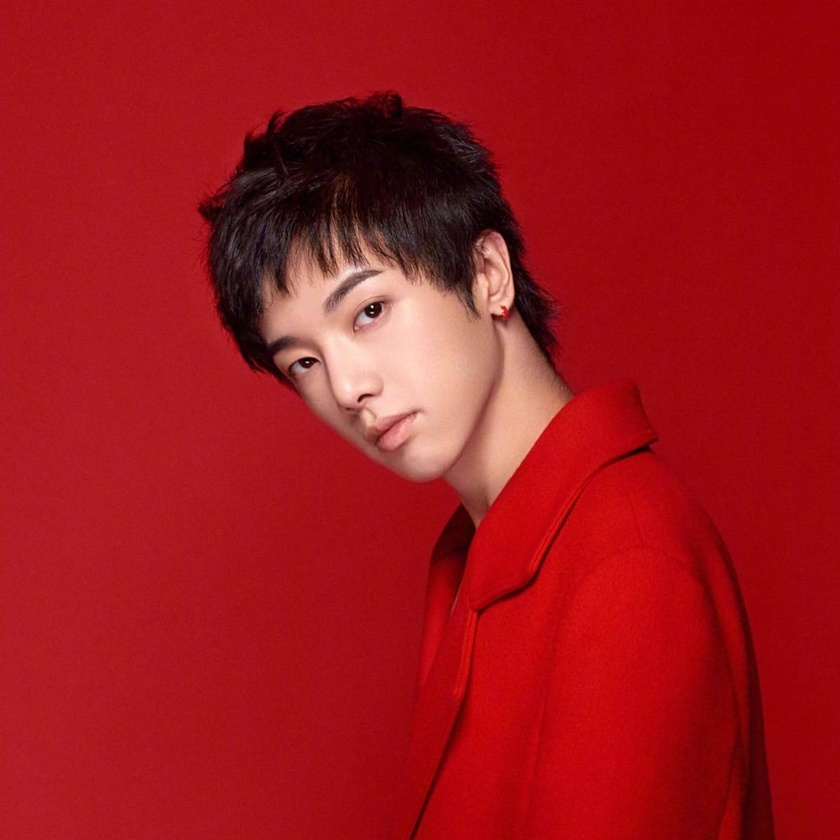
#> input picture python/maxresdefault.jpg, 840 x 840 px, shrunk from 1024 x 1024 before the run, found by its file name
$ python coontin.py
#> lines starting #> are read from the running program, lines starting #| are printed output that depends on the picture
import cv2
import numpy as np


# [24 lines left out: function dodgeNaive, not called in this run]


def dodgeV2(image, mask):
    return cv2.divide(image, 255 - mask, scale=256)


def burnV2(image, mask):
    return 255 - cv2.divide(255 - image, 255 - mask, scale=256)


# [19 lines left out: function rgb_to_sketch, not called in this run]

def rgb(src_image_name):
#> called with src_image_name = 'python/maxresdefault.jpg'
    if src_image_name:
        img_gray = cv2.imread(src_image_name, 0)
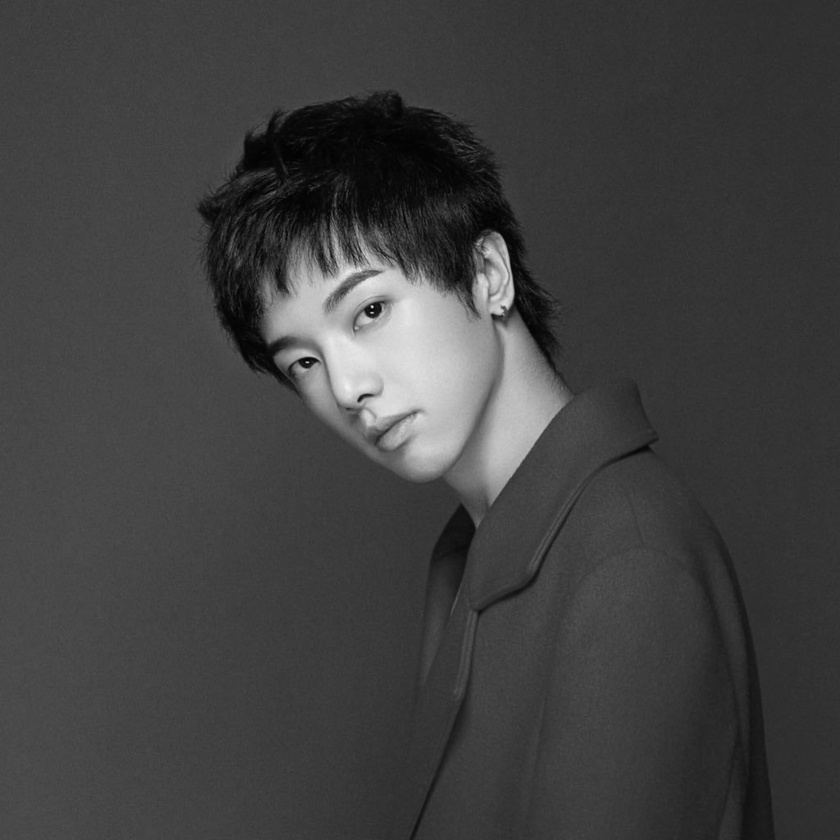
#> img_gray: shape (840, 840); min 0, max 242, mean 64.2
        img_blur = cv2.GaussianBlur(img_gray, ksize=(21, 21), sigmaX=0, sigmaY=0)
        img_blend = cv2.divide(img_gray, img_blur, scale=256)
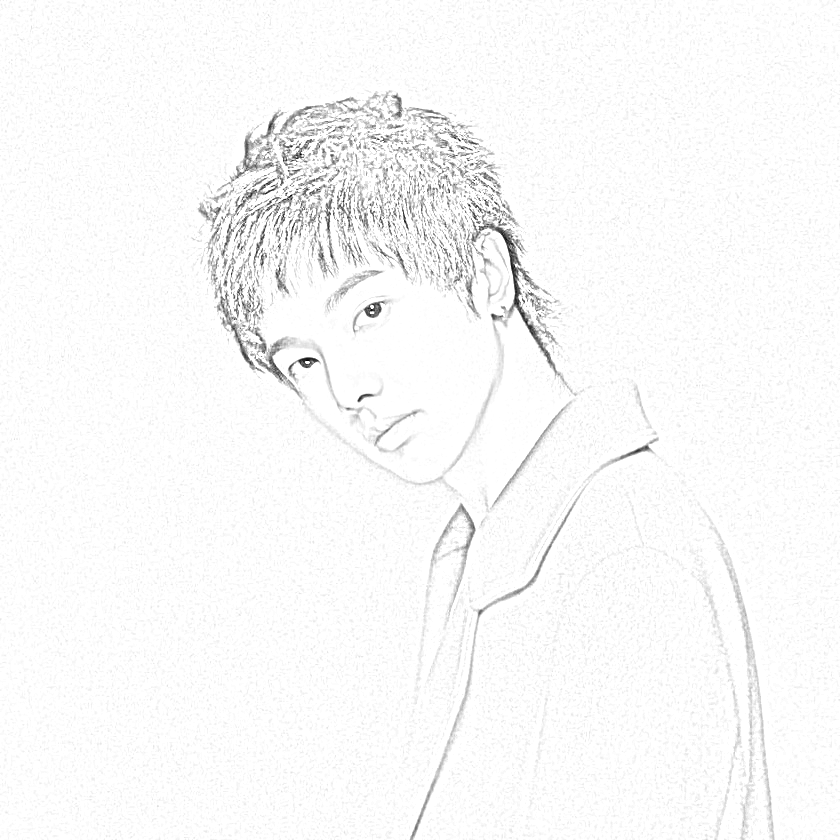
#> img_blend: shape (840, 840); min 0, max 255, mean 249.1
        cv2.imshow("Hua Hua", img_blend)
        cv2.waitKey()


if __name__ == '__main__':
    src_image_name = 'python/maxresdefault.jpg'
    rgb(src_image_name)
